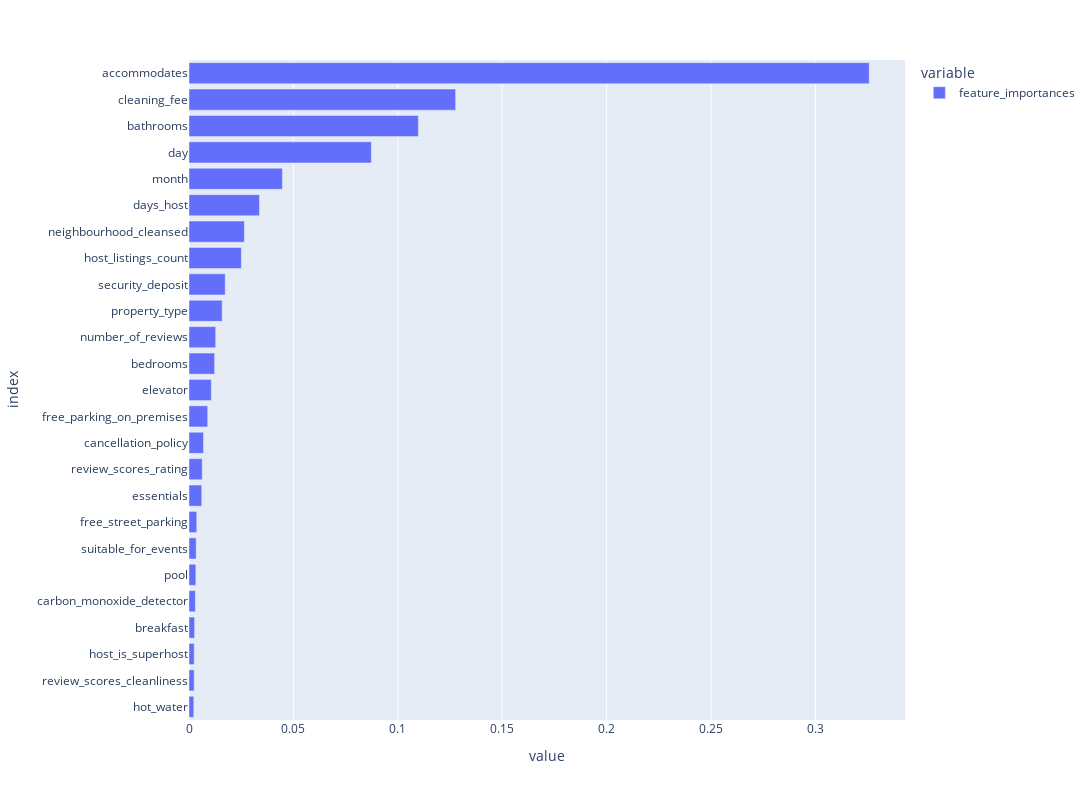

The notebook cell saved with this chart:
### Code cell
fig = px.bar(feature_importances_df[-25:], orientation='h', width=1500, height=800
)
fig.show()

### Figure 1 — Plotly figure (JSON) as saved in the notebook; plotly's stock layout.template omitted (floating-point values rounded to 4 significant figures)
{"data": [{"alignmentgroup": "True", "hovertemplate": "variable=feature_importances<br>value=%{x}<br>index=%{y}<extra></extra>", "legendgroup": "feature_importances", "marker": {"color": "#636efa"}, "name": "feature_importances", "offsetgroup": "feature_importances", "orientation": "h", "showlegend": true, "textposition": "auto", "type": "bar", "x": [0.002296, 0.002477, 0.002488, 0.002685, 0.003048, 0.00328, 0.003429, 0.003721, 0.006101, 0.006332, 0.006943, 0.008956, 0.01067, 0.01226, 0.01278, 0.01588, 0.01734, 0.02507, 0.0265, 0.03374, 0.04472, 0.08734, 0.1098, 0.1277, 0.3258], "xaxis": "x", "y": ["hot_water", "review_scores_cleanliness", "host_is_superhost", "breakfast", "carbon_monoxide_detector", "pool", "suitable_for_events", "free_street_parking", "essentials", "review_scores_rating", "cancellation_policy", "free_parking_on_premises", "elevator", "bedrooms", "number_of_reviews", "property_type", "security_deposit", "host_listings_count", "neighbourhood_cleansed", "days_host", "month", "day", "bathrooms", "cleaning_fee", "accommodates"], "yaxis": "y"}], "layout": {"barmode": "relative", "height": 800, "legend": {"title": {"text": "variable"}, "tracegroupgap": 0}, "margin": {"t": 60}, "width": 1500, "xaxis": {"anchor": "y", "domain": [0, 1], "title": {"text": "value"}}, "yaxis": {"anchor": "x", "domain": [0, 1], "title": {"text": "index"}}}}
